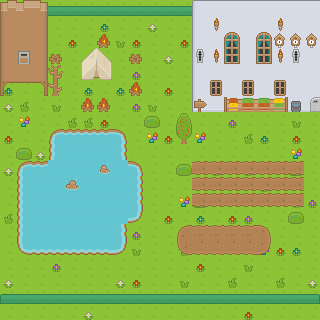

This is a level from a 2D game, rendered from its Tiled map with the project's own tilesets. A one-line summary and the complete map file follow:
An orthogonal 20x20 tile map with 16x16 px tiles, 4 tile layers (Tile Layer 1, Tile Layer 2, Tile Layer 3, Tile Layer 4).

<map version="1.0" orientation="orthogonal" renderorder="right-down" width="20" height="20" tilewidth="16" tileheight="16" nextobjectid="1">
 <tileset firstgid="1" name="lots of tiles" tilewidth="16" tileheight="16" spacing="1" tilecount="1767" columns="57">
  <image source="roguelikeSheet_transparent.png" width="968" height="526" />
 </tileset>
 <layer name="Tile Layer 1" width="20" height="20">
  <data encoding="csv">
6,6,6,6,6,6,6,6,6,6,6,6,6,6,6,6,6,6,6,6,
6,6,6,6,6,6,6,6,6,6,6,6,6,6,6,6,6,6,6,6,
6,6,6,6,6,6,6,6,6,6,6,6,6,6,6,6,6,6,6,6,
6,6,6,6,6,6,6,6,6,6,6,6,6,6,6,6,6,6,6,6,
6,6,6,6,6,6,6,6,6,6,6,6,6,6,6,6,6,6,6,6,
6,6,6,6,6,6,6,6,6,6,6,6,6,6,6,6,6,6,6,6,
6,6,6,6,6,6,6,6,6,6,6,6,6,6,6,6,6,6,6,6,
6,6,6,6,6,6,6,6,6,6,6,6,6,6,6,6,6,6,6,6,
6,6,6,6,6,6,6,6,6,6,6,6,6,6,6,6,6,6,6,6,
6,6,6,6,6,6,6,6,6,6,6,6,6,6,6,6,6,6,6,6,
6,6,6,6,6,6,6,6,6,6,6,6,6,6,6,6,6,6,6,6,
6,6,6,6,6,6,6,6,6,6,6,6,6,6,6,6,6,6,6,6,
6,6,6,6,6,6,6,6,6,6,6,6,6,6,6,6,6,6,6,6,
6,6,6,6,6,6,6,6,6,6,6,6,6,6,6,6,6,6,6,6,
6,6,6,6,6,6,6,6,6,6,6,6,6,6,6,6,6,6,6,6,
6,6,6,6,6,6,6,6,6,6,6,6,6,6,6,6,6,6,6,6,
6,6,6,6,6,6,6,6,6,6,6,6,6,6,6,6,6,6,6,6,
6,6,6,6,6,6,6,6,6,6,6,6,6,6,6,6,6,6,6,6,
6,6,6,6,6,6,6,6,6,6,6,6,6,6,6,6,6,6,6,6,
6,6,6,6,6,6,6,6,6,6,6,6,6,6,6,6,6,6,6,6
</data>
 </layer>
 <layer name="Tile Layer 2" width="20" height="20">
  <data encoding="csv">
0,0,0,0,0,542,0,0,0,0,544,0,0,0,0,0,0,0,0,0,
0,650,0,0,0,0,542,0,0,545,0,0,0,0,593,0,544,542,0,0,
0,543,0,0,543,0,0,593,543,0,0,543,0,650,0,650,0,0,0,0,
544,652,0,0,0,544,0,0,0,0,545,0,0,0,586,0,0,543,0,0,
0,0,0,541,0,0,650,0,544,0,0,0,0,530,643,545,0,0,593,0,
542,0,0,598,0,542,0,542,0,0,543,0,0,0,0,0,587,542,0,544,
545,650,0,593,0,0,0,0,544,593,0,0,1343,0,546,0,644,0,652,545,
0,546,0,0,650,650,543,0,0,595,0,594,0,0,544,0,0,0,593,0,
543,0,0,3,4,4,4,5,0,546,543,651,546,0,0,650,542,0,543,0,
0,595,545,60,61,61,61,62,63,0,0,0,0,0,0,0,0,0,546,0,
545,3,4,61,61,61,61,61,5,0,0,595,0,543,0,543,0,0,652,0,
0,60,61,61,61,61,61,61,62,0,0,0,0,0,0,0,543,0,0,0,
0,60,61,61,61,61,61,61,62,0,0,546,652,0,0,0,0,0,650,544,
650,60,61,61,61,61,61,61,119,0,543,0,542,0,543,544,0,0,595,0,
0,60,61,61,61,61,61,62,544,0,0,545,546,0,0,0,0,0,0,0,
0,117,118,118,118,118,118,119,593,0,0,650,0,0,0,0,546,543,542,0,
0,0,0,544,0,0,0,0,0,0,0,0,543,0,0,593,0,0,0,0,
545,0,0,0,0,0,0,545,543,0,0,593,0,0,650,0,0,650,0,545,
647,648,648,648,648,648,648,648,648,648,648,648,648,648,648,648,648,648,648,649,
0,0,0,0,0,545,0,0,0,0,0,0,0,0,0,543,0,0,0,0
</data>
 </layer>
 <layer name="Tile Layer 3" width="20" height="20">
  <data encoding="csv">
837,838,836,0,0,0,0,0,0,0,0,0,1229,1230,1230,1230,1230,1230,1230,1230,
894,895,896,0,0,0,0,0,0,0,0,0,1286,1287,1287,1287,1287,1287,1287,1287,
894,895,896,0,0,0,0,0,0,0,0,0,1286,1287,1287,1287,1287,1287,1287,1287,
894,895,896,0,0,0,0,0,0,0,0,0,1286,1287,1287,1287,1287,1287,1287,1287,
894,895,896,0,0,0,0,0,0,0,0,0,1286,1287,1287,1287,1287,1287,1287,1287,
1008,1009,1010,0,0,0,0,0,0,0,0,0,1286,1287,1287,1287,1287,1287,1287,1287,
0,0,0,0,0,0,0,0,0,0,0,0,1343,1344,1344,1344,1344,1344,1344,1344,
0,0,0,0,0,0,0,0,0,0,0,0,0,0,0,0,0,0,0,0,
0,0,0,0,0,0,0,0,0,0,0,0,0,0,0,0,0,0,0,0,
0,0,0,0,0,0,0,0,0,0,0,0,0,0,0,0,0,0,0,0,
0,0,0,0,0,0,0,0,0,0,0,0,466,466,466,466,466,466,466,0,
0,0,0,0,0,0,0,0,0,0,0,0,466,466,466,466,466,466,466,0,
0,0,0,0,0,0,0,0,0,0,0,0,466,466,466,466,466,466,466,0,
0,0,0,0,0,0,0,0,0,0,0,0,0,0,0,0,0,0,0,0,
0,0,0,0,0,0,0,0,0,0,0,521,522,522,522,522,523,0,0,0,
0,0,0,0,0,0,0,0,0,0,0,635,636,636,636,636,637,0,0,0,
0,0,0,0,0,0,0,0,0,0,0,0,0,0,0,0,0,0,0,0,
0,0,0,0,0,0,0,0,0,0,0,0,0,0,0,0,0,0,0,0,
0,0,0,0,0,0,0,0,0,0,0,0,0,0,0,0,0,0,0,0,
0,0,0,0,0,0,0,0,0,0,0,0,0,0,0,0,0,0,0,0
</data>
 </layer>
 <layer name="Tile Layer 4" width="20" height="20">
  <data encoding="csv">
0,0,0,648,648,648,648,648,648,648,648,648,0,0,0,0,0,0,0,0,
0,0,0,0,0,0,0,0,0,0,0,0,0,475,0,0,0,475,0,0,
0,0,0,0,0,0,472,0,0,0,0,0,0,0,162,0,162,483,483,483,
0,605,0,470,0,619,620,0,470,0,0,0,501,417,219,0,219,417,501,0,
0,0,0,0,0,676,677,0,0,0,0,0,0,0,0,0,0,0,0,0,
0,0,0,0,0,0,0,0,472,0,0,0,0,41,0,41,0,41,0,0,
0,0,0,0,0,471,471,0,0,0,0,0,22,0,358,359,359,360,426,379,
0,0,0,0,0,0,0,0,0,0,0,0,0,0,0,0,0,0,0,0,
0,0,0,0,0,0,0,0,0,0,0,0,0,0,0,0,0,0,0,0,
0,0,0,0,0,0,0,0,0,0,0,0,0,0,0,0,0,0,0,0,
0,0,0,0,0,0,1367,0,0,0,0,0,0,0,0,0,0,0,0,0,
0,0,0,0,1366,0,0,0,0,0,0,0,0,0,0,0,0,0,0,0,
0,0,0,0,0,0,0,0,0,0,0,0,0,0,0,0,0,0,0,0,
0,0,0,0,0,0,0,0,0,0,0,0,0,0,0,0,0,0,0,0,
0,0,0,0,0,0,0,0,0,0,0,0,0,0,0,0,0,0,0,0,
0,0,0,0,0,0,0,0,0,0,0,0,0,0,0,0,0,0,0,0,
0,0,0,0,0,0,0,0,0,0,0,0,0,0,0,0,0,0,0,0,
0,0,0,0,0,0,0,0,0,0,0,0,0,0,0,0,0,0,0,0,
0,0,0,0,0,0,0,0,0,0,0,0,0,0,0,0,0,0,0,0,
0,0,0,0,0,0,0,0,0,0,0,0,0,0,0,0,0,0,0,0
</data>
 </layer>
</map>
